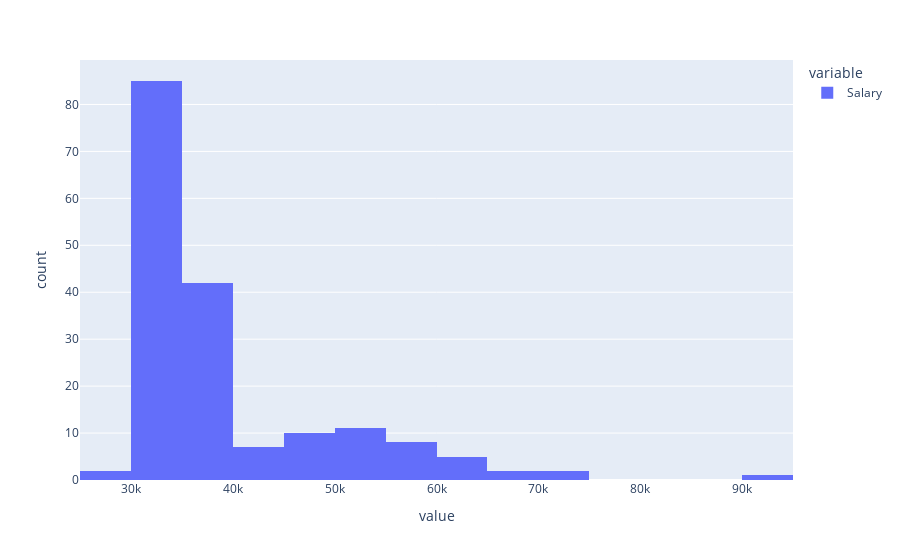

Notebook code cell kept with this figure:
### Markdown cell above
We've broken a key rule, however! We haven't yet visualised the distribution...

### Code cell
px.histogram(jobs['Salary'], nbins = 20)

### Figure 1 — Plotly figure (JSON) as saved in the notebook; plotly's stock layout.template omitted (floating-point values rounded to 4 significant figures; data arrays with more than 128 entries replaced by an {"elided": "..."} marker saying what was removed)
{"data": [{"alignmentgroup": "True", "bingroup": "x", "hovertemplate": "variable=Salary<br>value=%{x}<br>count=%{y}<extra></extra>", "legendgroup": "Salary", "marker": {"color": "#636efa"}, "name": "Salary", "nbinsx": 20, "offsetgroup": "Salary", "orientation": "v", "showlegend": true, "type": "histogram", "x": {"elided": "175 int values"}, "xaxis": "x", "yaxis": "y"}], "layout": {"barmode": "relative", "legend": {"title": {"text": "variable"}, "tracegroupgap": 0}, "margin": {"t": 60}, "xaxis": {"anchor": "y", "domain": [0, 1], "title": {"text": "value"}}, "yaxis": {"anchor": "x", "domain": [0, 1], "title": {"text": "count"}}}}
